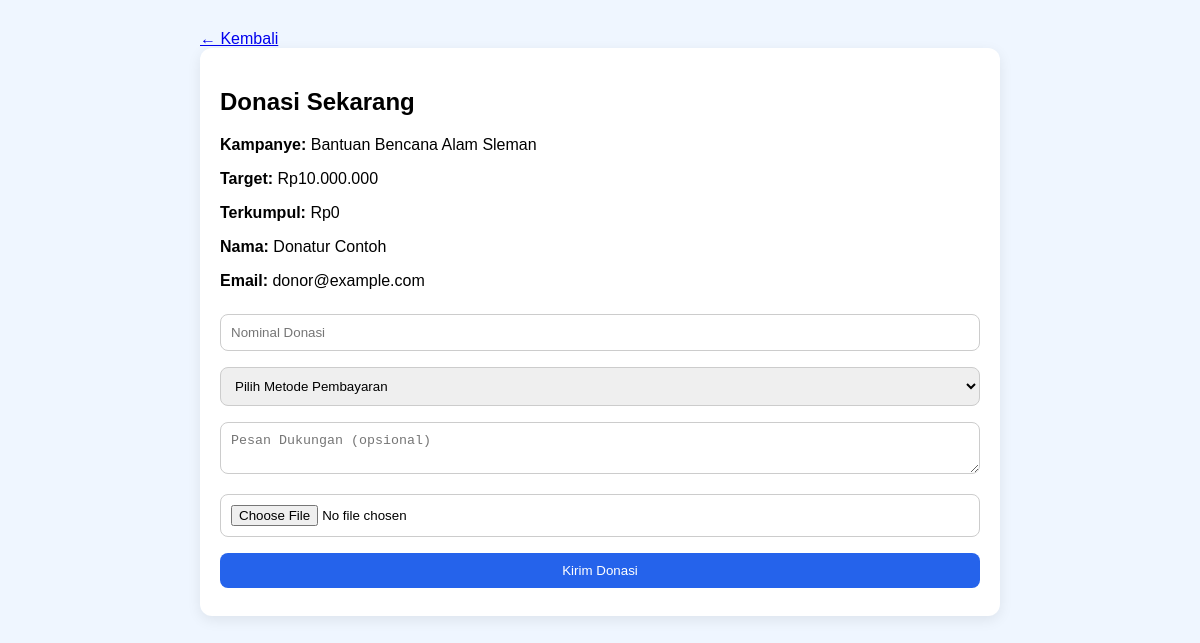
Screenshot of /donate.php?campaign_id=7 (signed in) with the database file from the repository.
### tables this page shows
CREATE TABLE `campaigns` (
  `id` int(11) NOT NULL,
  `manager_id` int(11) NOT NULL,
  `title` varchar(150) NOT NULL,
  `category` varchar(100) NOT NULL,
  `location` varchar(150) NOT NULL,
  `description` text NOT NULL,
  `target_amount` decimal(15,2) NOT NULL DEFAULT 0.00,
  `collected_amount` decimal(15,2) NOT NULL DEFAULT 0.00,
  `deadline` datetime NOT NULL,
  `image` varchar(255) NOT NULL,
  `bank_info` varchar(255) NOT NULL,
  `created_at` timestamp NOT NULL DEFAULT current_timestamp()
);

### donate.php (the view, shortened to what this page needs)
<?php
require 'config.php';
$campaign_id = isset($_GET['campaign_id']) ? (int)$_GET['campaign_id'] : 0;
$stmt = $conn->prepare("
    SELECT c.*, u.name AS manager_name
    FROM campaigns c
    JOIN users u ON c.manager_id = u.id
    WHERE c.id = ?
    LIMIT 1
");
$stmt->bind_param("i", $campaign_id);
$stmt->execute();
$campaign = $stmt->get_result()->fetch_assoc();
?>
<!DOCTYPE html>
<html lang="id">
<head>
    <link rel="stylesheet" href="assets/css/donate.css">
</head>
<body>
    <div class="container">
        <a href="detail.php?id=<?= $campaign['id'] ?>">← Kembali</a>
        <div class="donate-card">
            <h2>Donasi Sekarang</h2>
            <p><b>Kampanye:</b> <?= htmlspecialchars($campaign['title']) ?></p>
            <p><b>Target:</b> Rp<?= number_format($campaign['target_amount'], 0, ',', '.') ?></p>
            <p><b>Terkumpul:</b> Rp<?= number_format($campaign['collected_amount'], 0, ',', '.') ?></p>
            <p><b>Nama:</b> <?= htmlspecialchars($_SESSION['user_name']) ?></p>
            <p><b>Email:</b> <?= htmlspecialchars($_SESSION['user_email']) ?></p>
            <form method="post" enctype="multipart/form-data" data-donate-form>
                <input type="number" name="amount" placeholder="Nominal Donasi" min="10000" required>
                <select name="payment_method" required>
                    <option value="">Pilih Metode Pembayaran</option>
                </select>
                <textarea name="message" placeholder="Pesan Dukungan (opsional)"></textarea>
                <input type="file" name="proof_file" accept=".jpg,.jpeg,.png,.pdf" required>
                <button type="submit" name="submit_donation">Kirim Donasi</button>
            </form>
        </div>
    </div>
</body>
</html>

### assets/css/donate.css (style rules this page uses)
body { font-family:Arial,sans-serif;background:#eff6ff;margin:0 }
.container { width:90%;max-width:800px;margin:30px auto }
.donate-card { background:#fff;padding:20px;border-radius:12px;box-shadow:0 4px 14px rgba(0,0,0,.08) }
.donate-card input,.donate-card select,.donate-card textarea,.donate-card button { width:100%;padding:10px;margin:8px 0;box-sizing:border-box;border:1px solid #ccc;border-radius:8px }
.donate-card button { background:#2563eb;color:#fff;border:none }

### rows the page displays
campaigns: title "Bantuan Bencana Alam Sleman", target_amount "10.000.000", collected_amount "0"

### other values shown
$_SESSION['user_name'] "Donatur Contoh"
$_SESSION['user_email'] "donor@example.com"
